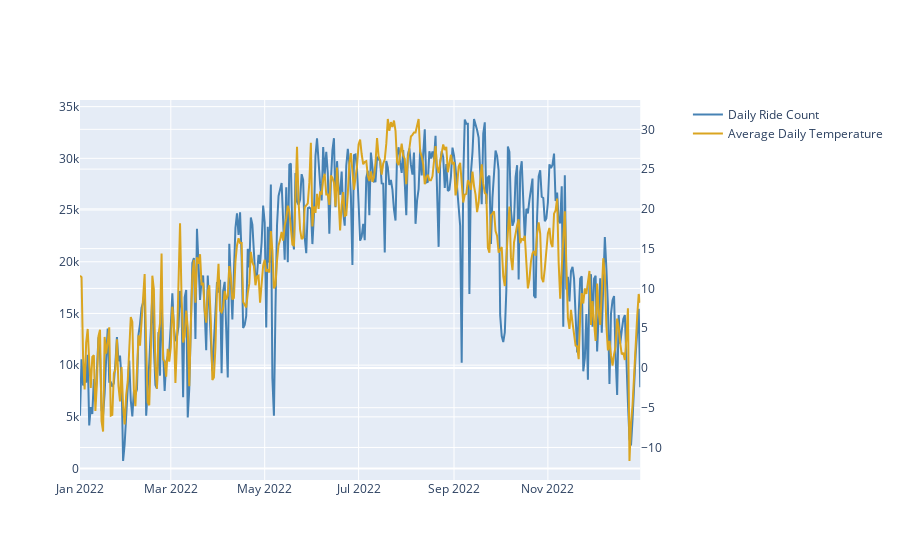

Notebook code for this chart:
### Code cell
# going to use subplots with this :)

fig3 = make_subplots(specs = [[{"secondary_y" : True}]])

# this is important as it will allow us to add a second y-axis to the same chart!

fig3.add_trace(
    go.Scatter(x = df_temp['date'],
    y = df_temp['daily_ride_count'],
    name = "Daily Ride Count",
    marker = {'color' : 'steelblue'}),
    secondary_y = False) # false, as this is our FIRST y-axis

fig3.add_trace(
    go.Scatter(x = df_temp['date'],
               y = df_temp['average_temp'],
               name = "Average Daily Temperature",
               marker = {'color' : 'goldenrod'}),
    secondary_y = True)

fig3.show()

### Figure 1 — Plotly figure (JSON) as saved in the notebook; plotly's stock layout.template omitted (floating-point values rounded to 4 significant figures; data arrays with more than 128 entries replaced by an {"elided": "..."} marker saying what was removed)
{"data": [{"marker": {"color": "steelblue"}, "name": "Daily Ride Count", "type": "scatter", "x": {"elided": "365 str values"}, "xaxis": "x", "y": {"elided": "365 int values"}, "yaxis": "y"}, {"marker": {"color": "goldenrod"}, "name": "Average Daily Temperature", "type": "scatter", "x": {"elided": "365 str values"}, "xaxis": "x", "y": {"elided": "365 float values"}, "yaxis": "y2"}], "layout": {"autosize": true, "xaxis": {"anchor": "y", "autorange": true, "domain": [0, 0.94], "range": ["2022-01-01", "2022-12-31"], "type": "date"}, "yaxis": {"anchor": "x", "autorange": true, "domain": [0, 1], "range": [-1108.0, 35640.0], "type": "linear"}, "yaxis2": {"anchor": "x", "autorange": true, "overlaying": "y", "range": [-14.09, 33.69], "side": "right", "type": "linear"}}}
